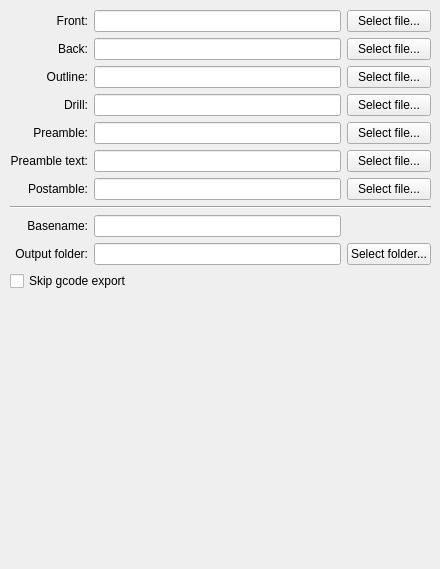
        <widget class="QWidget" name="inOutTab">
         <attribute name="title">
          <string>Input/output</string>
         </attribute>
         <widget class="QWidget" name="gridLayoutWidget">
          <property name="geometry">
           <rect>
            <x>10</x>
            <y>10</y>
            <width>421</width>
            <height>550</height>
           </rect>
          </property>
          <layout class="QGridLayout" name="inputFilesGridLayout">
           <item row="0" column="0">
            <widget class="QLabel" name="frontLabel">
             <property name="toolTip">
              <string>&lt;html&gt;&lt;head/&gt;&lt;body&gt;&lt;p&gt;Engrave the front side according to the given file&lt;/p&gt;&lt;/body&gt;&lt;/html&gt;</string>
             </property>
             <property name="text">
              <string>Front:</string>
             </property>
             <property name="alignment">
              <set>Qt::AlignRight|Qt::AlignTrailing|Qt::AlignVCenter</set>
             </property>
             <property name="buddy">
              <cstring>frontLineEdit</cstring>
             </property>
            </widget>
           </item>
           <item row="0" column="1">
            <widget class="QLineEdit" name="frontLineEdit">
             <property name="toolTip">
              <string>&lt;html&gt;&lt;head/&gt;&lt;body&gt;&lt;p&gt;Engrave the front side according to the given file&lt;/p&gt;&lt;/body&gt;&lt;/html&gt;</string>
             </property>
            </widget>
           </item>
           <item row="0" column="2">
            <widget class="QPushButton" name="frontPushButton">
             <property name="toolTip">
              <string>&lt;html&gt;&lt;head/&gt;&lt;body&gt;&lt;p&gt;Engrave the front side according to the given file&lt;/p&gt;&lt;/body&gt;&lt;/html&gt;</string>
             </property>
             <property name="text">
              <string>Select file...</string>
             </property>
            </widget>
           </item>
           <item row="1" column="0">
            <widget class="QLabel" name="backLabel">
             <property name="toolTip">
              <string>&lt;html&gt;&lt;head/&gt;&lt;body&gt;&lt;p&gt;Engrave the front side according to the given file&lt;/p&gt;&lt;/body&gt;&lt;/html&gt;</string>
             </property>
             <property name="text">
              <string>Back:</string>
             </property>
             <property name="alignment">
              <set>Qt::AlignRight|Qt::AlignTrailing|Qt::AlignVCenter</set>
             </property>
             <property name="buddy">
              <cstring>backLineEdit</cstring>
             </property>
            </widget>
           </item>
           <item row="1" column="1">
            <widget class="QLineEdit" name="backLineEdit">
             <property name="toolTip">
              <string>&lt;html&gt;&lt;head/&gt;&lt;body&gt;&lt;p&gt;Engrave the front side according to the given file&lt;/p&gt;&lt;/body&gt;&lt;/html&gt;</string>
             </property>
            </widget>
           </item>
           <item row="1" column="2">
            <widget class="QPushButton" name="backPushButton">
             <property name="toolTip">
              <string>&lt;html&gt;&lt;head/&gt;&lt;body&gt;&lt;p&gt;Engrave the front side according to the given file&lt;/p&gt;&lt;/body&gt;&lt;/html&gt;</string>
             </property>
             <property name="text">
              <string>Select file...</string>
             </property>
            </widget>
           </item>
           <item row="2" column="0">
            <widget class="QLabel" name="outlinLabel">
             <property name="toolTip">
              <string>&lt;html&gt;&lt;head/&gt;&lt;body&gt;&lt;p&gt;Cut out the board to the shape exposed in the given file. Typically, there is only a polygon in this gerber file. Alternatively, this file can contain a closed line chain (see outline -&amp;gt; fill-outline)&lt;/p&gt;&lt;/body&gt;&lt;/html&gt;</string>
             </property>
             <property name="text">
              <string>Outline:</string>
             </property>
             <property name="alignment">
              <set>Qt::AlignRight|Qt::AlignTrailing|Qt::AlignVCenter</set>
             </property>
             <property name="buddy">
              <cstring>outlineLineEdit</cstring>
             </property>
            </widget>
           </item>
           <item row="2" column="1">
            <widget class="QLineEdit" name="outlineLineEdit">
             <property name="toolTip">
              <string>&lt;html&gt;&lt;head/&gt;&lt;body&gt;&lt;p&gt;Cut out the board to the shape exposed in the given file. Typically, there is only a polygon in this gerber file. Alternatively, this file can contain a closed line chain (see outline -&amp;gt; fill-outline)&lt;/p&gt;&lt;/body&gt;&lt;/html&gt;</string>
             </property>
            </widget>
           </item>
           <item row="2" column="2">
            <widget class="QPushButton" name="outlinePushButton">
             <property name="toolTip">
              <string>&lt;html&gt;&lt;head/&gt;&lt;body&gt;&lt;p&gt;Cut out the board to the shape exposed in the given file. Typically, there is only a polygon in this gerber file. Alternatively, this file can contain a closed line chain (see outline -&amp;gt; fill-outline)&lt;/p&gt;&lt;/body&gt;&lt;/html&gt;</string>
             </property>
             <property name="text">
              <string>Select file...</string>
             </property>
            </widget>
           </item>
           <item row="3" column="0">
            <widget class="QLabel" name="drillLabel">
             <property name="toolTip">
              <string>&lt;html&gt;&lt;head/&gt;&lt;body&gt;&lt;p&gt;Convert the given file (containing drill sizes and positions) to G-code&lt;/p&gt;&lt;/body&gt;&lt;/html&gt;</string>
             </property>
             <property name="text">
              <string>Drill:</string>
             </property>
             <property name="alignment">
              <set>Qt::AlignRight|Qt::AlignTrailing|Qt::AlignVCenter</set>
             </property>
             <property name="buddy">
              <cstring>drillLineEdit</cstring>
             </property>
            </widget>
           </item>
           <item row="3" column="1">
            <widget class="QLineEdit" name="drillLineEdit">
             <property name="toolTip">
              <string>&lt;html&gt;&lt;head/&gt;&lt;body&gt;&lt;p&gt;Convert the given file (containing drill sizes and positions) to G-code&lt;/p&gt;&lt;/body&gt;&lt;/html&gt;</string>
             </property>
            </widget>
           </item>
           <item row="3" column="2">
            <widget class="QPushButton" name="drillPushButton">
             <property name="toolTip">
              <string>&lt;html&gt;&lt;head/&gt;&lt;body&gt;&lt;p&gt;Convert the given file (containing drill sizes and positions) to G-code&lt;/p&gt;&lt;/body&gt;&lt;/html&gt;</string>
             </property>
             <property name="text">
              <string>Select file...</string>
             </property>
            </widget>
           </item>
           <item row="4" column="0">
            <widget class="QLabel" name="preambleLabel">
             <property name="toolTip">
              <string>&lt;html&gt;&lt;head/&gt;&lt;body&gt;&lt;p&gt;Gcode preamble file, inserted at the very beginning&lt;/p&gt;&lt;/body&gt;&lt;/html&gt;</string>
             </property>
             <property name="text">
              <string>Preamble:</string>
             </property>
             <property name="alignment">
              <set>Qt::AlignRight|Qt::AlignTrailing|Qt::AlignVCenter</set>
             </property>
             <property name="buddy">
              <cstring>preambleLineEdit</cstring>
             </property>
            </widget>
           </item>
           <item row="4" column="1">
            <widget class="QLineEdit" name="preambleLineEdit">
             <property name="toolTip">
              <string>&lt;html&gt;&lt;head/&gt;&lt;body&gt;&lt;p&gt;Gcode preamble file, inserted at the very beginning&lt;/p&gt;&lt;/body&gt;&lt;/html&gt;</string>
             </property>
            </widget>
           </item>
           <item row="4" column="2">
            <widget class="QPushButton" name="preamblePushButton">
             <property name="toolTip">
              <string>&lt;html&gt;&lt;head/&gt;&lt;body&gt;&lt;p&gt;Gcode preamble file, inserted at the very beginning&lt;/p&gt;&lt;/body&gt;&lt;/html&gt;</string>
             </property>
             <property name="text">
              <string>Select file...</string>
             </property>
            </widget>
           </item>
           <item row="5" column="0">
            <widget class="QLabel" name="preambletextLabel">
             <property name="toolTip">
              <string>&lt;html&gt;&lt;head/&gt;&lt;body&gt;&lt;p&gt;Gcode text preamble file, inserted at the very beginning (before the preamble) as a comment. All the rounded parenthesis will be converted to angled parenthesis (due to gcode's comments limitations). You can use this to include the license header at the top of the gcode output files&lt;/p&gt;&lt;/body&gt;&lt;/html&gt;</string>
             </property>
             <property name="text">
              <string>Preamble text:</string>
             </property>
             <property name="alignment">
              <set>Qt::AlignRight|Qt::AlignTrailing|Qt::AlignVCenter</set>
             </property>
             <property name="buddy">
              <cstring>preambletextLineEdit</cstring>
             </property>
            </widget>
           </item>
           <item row="5" column="1">
            <widget class="QLineEdit" name="preambletextLineEdit">
             <property name="toolTip">
              <string>&lt;html&gt;&lt;head/&gt;&lt;body&gt;&lt;p&gt;Gcode text preamble file, inserted at the very beginning (before the preamble) as a comment. All the rounded parenthesis will be converted to angled parenthesis (due to gcode's comments limitations). You can use this to include the license header at the top of the gcode output files&lt;/p&gt;&lt;/body&gt;&lt;/html&gt;</string>
             </property>
            </widget>
           </item>
           <item row="5" column="2">
            <widget class="QPushButton" name="preambletextPushButton">
             <property name="toolTip">
              <string>&lt;html&gt;&lt;head/&gt;&lt;body&gt;&lt;p&gt;Gcode text preamble file, inserted at the very beginning (before the preamble) as a comment. All the rounded parenthesis will be converted to angled parenthesis (due to gcode's comments limitations). You can use this to include the license header at the top of the gcode output files&lt;/p&gt;&lt;/body&gt;&lt;/html&gt;</string>
             </property>
             <property name="text">
              <string>Select file...</string>
             </property>
            </widget>
           </item>
           <item row="6" column="0">
            <widget class="QLabel" name="postambleLabel">
             <property name="toolTip">
              <string>&lt;html&gt;&lt;head/&gt;&lt;body&gt;&lt;p&gt;Gcode postamble file, inserted before M9 and M2&lt;/p&gt;&lt;/body&gt;&lt;/html&gt;</string>
             </property>
             <property name="text">
              <string>Postamble:</string>
             </property>
             <property name="alignment">
              <set>Qt::AlignRight|Qt::AlignTrailing|Qt::AlignVCenter</set>
             </property>
             <property name="buddy">
              <cstring>postambleLineEdit</cstring>
             </property>
            </widget>
           </item>
           <item row="6" column="1">
            <widget class="QLineEdit" name="postambleLineEdit">
             <property name="toolTip">
              <string>&lt;html&gt;&lt;head/&gt;&lt;body&gt;&lt;p&gt;Gcode postamble file, inserted before M9 and M2&lt;/p&gt;&lt;/body&gt;&lt;/html&gt;</string>
             </property>
            </widget>
           </item>
           <item row="6" column="2">
            <widget class="QPushButton" name="postamblePushButton">
             <property name="toolTip">
              <string>&lt;html&gt;&lt;head/&gt;&lt;body&gt;&lt;p&gt;Gcode postamble file, inserted before M9 and M2&lt;/p&gt;&lt;/body&gt;&lt;/html&gt;</string>
             </property>
             <property name="text">
              <string>Select file...</string>
             </property>
            </widget>
           </item>
           <item row="7" column="0" colspan="3">
            <widget class="Line" name="line">
             <property name="orientation">
              <enum>Qt::Horizontal</enum>
             </property>
            </widget>
           </item>
           <item row="8" column="0">
            <widget class="QLabel" name="basenameLabel">
             <property name="toolTip">
              <string>&lt;html&gt;&lt;head/&gt;&lt;body&gt;&lt;p&gt;Prefix for default output file names&lt;/p&gt;&lt;/body&gt;&lt;/html&gt;</string>
             </property>
             <property name="text">
              <string>Basename:</string>
             </property>
             <property name="alignment">
              <set>Qt::AlignRight|Qt::AlignTrailing|Qt::AlignVCenter</set>
             </property>
             <property name="buddy">
              <cstring>basenameLineEdit</cstring>
             </property>
            </widget>
           </item>
           <item row="8" column="1">
            <widget class="QLineEdit" name="basenameLineEdit">
             <property name="toolTip">
              <string>&lt;html&gt;&lt;head/&gt;&lt;body&gt;&lt;p&gt;Prefix for default output file names&lt;/p&gt;&lt;/body&gt;&lt;/html&gt;</string>
             </property>
            </widget>
           </item>
           <item row="9" column="0">
            <widget class="QLabel" name="outputDirLabel">
             <property name="toolTip">
              <string>&lt;html&gt;&lt;head/&gt;&lt;body&gt;&lt;p&gt;Output folder where the output files will be created&lt;/p&gt;&lt;/body&gt;&lt;/html&gt;</string>
             </property>
             <property name="text">
              <string>Output folder:</string>
             </property>
             <property name="alignment">
              <set>Qt::AlignRight|Qt::AlignTrailing|Qt::AlignVCenter</set>
             </property>
             <property name="buddy">
              <cstring>outputDirLineEdit</cstring>
             </property>
            </widget>
           </item>
           <item row="9" column="1">
            <widget class="QLineEdit" name="outputDirLineEdit">
             <property name="toolTip">
              <string>&lt;html&gt;&lt;head/&gt;&lt;body&gt;&lt;p&gt;Output folder where the output files will be created&lt;/p&gt;&lt;/body&gt;&lt;/html&gt;</string>
             </property>
            </widget>
           </item>
           <item row="9" column="2">
            <widget class="QPushButton" name="outputDirPushButton">
             <property name="toolTip">
              <string>&lt;html&gt;&lt;head/&gt;&lt;body&gt;&lt;p&gt;Output folder where the output files will be created&lt;/p&gt;&lt;/body&gt;&lt;/html&gt;</string>
             </property>
             <property name="text">
              <string>Select folder...</string>
             </property>
            </widget>
           </item>
           <item row="10" column="0" colspan="2">
            <widget class="QCheckBox" name="noExportCheckBox">
             <property name="toolTip">
              <string>&lt;html&gt;&lt;head/&gt;&lt;body&gt;&lt;p&gt;&lt;span style=&quot; font-style:italic;&quot;&gt;--no-export&lt;/span&gt;&lt;/p&gt;&lt;p&gt;skip the exporting process&lt;/p&gt;&lt;/body&gt;&lt;/html&gt;</string>
             </property>
             <property name="text">
              <string>Skip gcode export</string>
             </property>
            </widget>
           </item>
           <item row="11" column="0" colspan="3">
            <spacer name="verticalSpacer_2">
             <property name="orientation">
              <enum>Qt::Vertical</enum>
             </property>
             <property name="sizeHint" stdset="0">
              <size>
               <width>20</width>
               <height>40</height>
              </size>
             </property>
            </spacer>
           </item>
          </layout>
         </widget>
        </widget>
